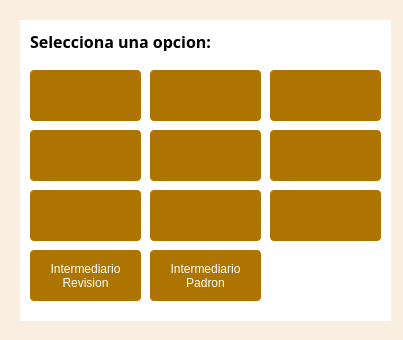
<?xml version="1.0" encoding="UTF-8"?>
<ui version="4.0">
 <class>MasterDialogBase</class>
 <widget class="QDialog" name="MasterDialogBase">
  <property name="geometry">
   <rect>
    <x>0</x>
    <y>0</y>
    <width>403</width>
    <height>340</height>
   </rect>
  </property>
  <property name="minimumSize">
   <size>
    <width>403</width>
    <height>339</height>
   </size>
  </property>
  <property name="maximumSize">
   <size>
    <width>403</width>
    <height>340</height>
   </size>
  </property>
  <property name="windowTitle">
   <string>Master</string>
  </property>
  <property name="styleSheet">
   <string notr="true">QDialog{
background : rgb(250,238,224);
}</string>
  </property>
  <widget class="QWidget" name="widget" native="true">
   <property name="geometry">
    <rect>
     <x>20</x>
     <y>20</y>
     <width>371</width>
     <height>301</height>
    </rect>
   </property>
   <property name="styleSheet">
    <string notr="true">QWidget{
background : rgb(255,255,255);
}</string>
   </property>
   <widget class="QPushButton" name="btnFusDiv">
    <property name="geometry">
     <rect>
      <x>130</x>
      <y>110</y>
      <width>111</width>
      <height>51</height>
     </rect>
    </property>
    <property name="styleSheet">
     <string notr="true">QPushButton{
background : rgb(174, 116, 0);
color : rgb(255, 255, 255);
border-radius : 4px;
}
QPushButton::hover{
background : rgb(104, 69, 13);
color : rgb(255, 255, 255);
border-radius : 4px;
}
QPushButton:disabled {
background: rgb(217, 217, 217)
}</string>
    </property>
    <property name="text">
     <string/>
    </property>
    <property name="icon">
     <iconset resource="resources.qrc">
      <normaloff>:/plugins/Master/icons/DivisionFusion.png</normaloff>:/plugins/Master/icons/DivisionFusion.png</iconset>
    </property>
    <property name="iconSize">
     <size>
      <width>112</width>
      <height>112</height>
     </size>
    </property>
   </widget>
   <widget class="QPushButton" name="btnAsigPad">
    <property name="geometry">
     <rect>
      <x>250</x>
      <y>170</y>
      <width>111</width>
      <height>51</height>
     </rect>
    </property>
    <property name="styleSheet">
     <string notr="true">QPushButton{
background : rgb(174, 116, 0);
color : rgb(255, 255, 255);
border-radius : 4px;
}
QPushButton::hover{
background : rgb(104, 69, 13);
color : rgb(255, 255, 255);
border-radius : 4px;
}
QPushButton:disabled {
background: rgb(217, 217, 217)
}</string>
    </property>
    <property name="text">
     <string/>
    </property>
    <property name="icon">
     <iconset resource="resources.qrc">
      <normaloff>:/plugins/Master/icons/AsigPadron.png</normaloff>:/plugins/Master/icons/AsigPadron.png</iconset>
    </property>
    <property name="iconSize">
     <size>
      <width>106</width>
      <height>106</height>
     </size>
    </property>
   </widget>
   <widget class="QPushButton" name="btnDibujo">
    <property name="geometry">
     <rect>
      <x>130</x>
      <y>50</y>
      <width>111</width>
      <height>51</height>
     </rect>
    </property>
    <property name="styleSheet">
     <string notr="true">QPushButton{
background : rgb(174, 116, 0);
color : rgb(255, 255, 255);
border-radius : 4px;
}
QPushButton::hover{
background : rgb(104, 69, 13);
color : rgb(255, 255, 255);
border-radius : 4px;
}
QPushButton:disabled {
background: rgb(217, 217, 217)
}</string>
    </property>
    <property name="text">
     <string/>
    </property>
    <property name="icon">
     <iconset resource="resources.qrc">
      <normaloff>:/plugins/Master/icons/dibujo.png</normaloff>:/plugins/Master/icons/dibujo.png</iconset>
    </property>
    <property name="iconSize">
     <size>
      <width>112</width>
      <height>112</height>
     </size>
    </property>
   </widget>
   <widget class="QPushButton" name="btnEliminar">
    <property name="geometry">
     <rect>
      <x>250</x>
      <y>50</y>
      <width>111</width>
      <height>51</height>
     </rect>
    </property>
    <property name="styleSheet">
     <string notr="true">QPushButton{
background : rgb(174, 116, 0);
color : rgb(255, 255, 255);
border-radius : 4px;
}
QPushButton::hover{
background : rgb(104, 69, 13);
color : rgb(255, 255, 255);
border-radius : 4px;
}
QPushButton:disabled {
background: rgb(217, 217, 217)
}</string>
    </property>
    <property name="text">
     <string/>
    </property>
    <property name="icon">
     <iconset resource="resources.qrc">
      <normaloff>:/plugins/Master/icons/Eliminar.png</normaloff>:/plugins/Master/icons/Eliminar.png</iconset>
    </property>
    <property name="iconSize">
     <size>
      <width>112</width>
      <height>112</height>
     </size>
    </property>
   </widget>
   <widget class="QPushButton" name="btnTopologia">
    <property name="geometry">
     <rect>
      <x>10</x>
      <y>110</y>
      <width>111</width>
      <height>51</height>
     </rect>
    </property>
    <property name="styleSheet">
     <string notr="true">QPushButton{
background : rgb(174, 116, 0);
color : rgb(255, 255, 255);
border-radius : 4px;
}
QPushButton::hover{
background : rgb(104, 69, 13);
color : rgb(255, 255, 255);
border-radius : 4px;
}
QPushButton:disabled {
background: rgb(217, 217, 217)
}</string>
    </property>
    <property name="text">
     <string/>
    </property>
    <property name="icon">
     <iconset resource="resources.qrc">
      <normaloff>:/plugins/Master/icons/Topologia.png</normaloff>:/plugins/Master/icons/Topologia.png</iconset>
    </property>
    <property name="iconSize">
     <size>
      <width>112</width>
      <height>112</height>
     </size>
    </property>
   </widget>
   <widget class="QPushButton" name="btnCargaMasiva">
    <property name="geometry">
     <rect>
      <x>250</x>
      <y>110</y>
      <width>111</width>
      <height>51</height>
     </rect>
    </property>
    <property name="styleSheet">
     <string notr="true">QPushButton{
background : rgb(174, 116, 0);
color : rgb(255, 255, 255);
border-radius : 4px;
}
QPushButton::hover{
background : rgb(104, 69, 13);
color : rgb(255, 255, 255);
border-radius : 4px;
}
QPushButton:disabled {
background: rgb(217, 217, 217)
}</string>
    </property>
    <property name="text">
     <string/>
    </property>
    <property name="icon">
     <iconset resource="resources.qrc">
      <normaloff>:/plugins/Master/icons/carga.png</normaloff>:/plugins/Master/icons/carga.png</iconset>
    </property>
    <property name="iconSize">
     <size>
      <width>112</width>
      <height>112</height>
     </size>
    </property>
   </widget>
   <widget class="QPushButton" name="btnAsigCampo">
    <property name="geometry">
     <rect>
      <x>10</x>
      <y>170</y>
      <width>111</width>
      <height>51</height>
     </rect>
    </property>
    <property name="styleSheet">
     <string notr="true">QPushButton{
background : rgb(174, 116, 0);
color : rgb(255, 255, 255);
border-radius : 4px;
}
QPushButton::hover{
background : rgb(104, 69, 13);
color : rgb(255, 255, 255);
border-radius : 4px;
}
QPushButton:disabled {
background: rgb(217, 217, 217)
}</string>
    </property>
    <property name="text">
     <string/>
    </property>
    <property name="icon">
     <iconset resource="resources.qrc">
      <normaloff>:/plugins/Master/icons/AsigCampo.png</normaloff>:/plugins/Master/icons/AsigCampo.png</iconset>
    </property>
    <property name="iconSize">
     <size>
      <width>106</width>
      <height>106</height>
     </size>
    </property>
   </widget>
   <widget class="QPushButton" name="btnAsigRev">
    <property name="geometry">
     <rect>
      <x>130</x>
      <y>170</y>
      <width>111</width>
      <height>51</height>
     </rect>
    </property>
    <property name="styleSheet">
     <string notr="true">QPushButton{
background : rgb(174, 116, 0);
color : rgb(255, 255, 255);
border-radius : 4px;
}
QPushButton::hover{
background : rgb(104, 69, 13);
color : rgb(255, 255, 255);
border-radius : 4px;
}
QPushButton:disabled {
background: rgb(217, 217, 217)
}</string>
    </property>
    <property name="text">
     <string/>
    </property>
    <property name="icon">
     <iconset resource="resources.qrc">
      <normaloff>:/plugins/Master/icons/AsigRevision.png</normaloff>:/plugins/Master/icons/AsigRevision.png</iconset>
    </property>
    <property name="iconSize">
     <size>
      <width>106</width>
      <height>106</height>
     </size>
    </property>
   </widget>
   <widget class="QPushButton" name="btnConsulta">
    <property name="geometry">
     <rect>
      <x>10</x>
      <y>50</y>
      <width>111</width>
      <height>51</height>
     </rect>
    </property>
    <property name="styleSheet">
     <string notr="true">QPushButton{
background : rgb(174, 116, 0);
color : rgb(255, 255, 255);
border-radius : 4px;
}
QPushButton::hover{
background : rgb(104, 69, 13);
color : rgb(255, 255, 255);
border-radius : 4px;
}
QPushButton:disabled {
background: rgb(217, 217, 217)
}</string>
    </property>
    <property name="text">
     <string/>
    </property>
    <property name="icon">
     <iconset resource="resources.qrc">
      <normaloff>:/plugins/Master/icons/consulta.png</normaloff>:/plugins/Master/icons/consulta.png</iconset>
    </property>
    <property name="iconSize">
     <size>
      <width>112</width>
      <height>112</height>
     </size>
    </property>
   </widget>
   <widget class="QLabel" name="label">
    <property name="geometry">
     <rect>
      <x>10</x>
      <y>10</y>
      <width>221</width>
      <height>21</height>
     </rect>
    </property>
    <property name="font">
     <font>
      <family>Century Gothic</family>
      <pointsize>12</pointsize>
      <weight>75</weight>
      <bold>true</bold>
     </font>
    </property>
    <property name="text">
     <string>&lt;html&gt;&lt;head/&gt;&lt;body&gt;&lt;p&gt;Selecciona una opcion:&lt;/p&gt;&lt;/body&gt;&lt;/html&gt;</string>
    </property>
   </widget>
   <widget class="QPushButton" name="btnInterRev">
    <property name="geometry">
     <rect>
      <x>10</x>
      <y>230</y>
      <width>111</width>
      <height>51</height>
     </rect>
    </property>
    <property name="styleSheet">
     <string notr="true">QPushButton{
background : rgb(174, 116, 0);
color : rgb(255, 255, 255);
border-radius : 4px;
}
QPushButton::hover{
background : rgb(104, 69, 13);
color : rgb(255, 255, 255);
border-radius : 4px;
}
QPushButton:disabled {
background: rgb(217, 217, 217)
}</string>
    </property>
    <property name="text">
     <string>Intermediario
Revision</string>
    </property>
   </widget>
   <widget class="QPushButton" name="btnInterPad">
    <property name="geometry">
     <rect>
      <x>130</x>
      <y>230</y>
      <width>111</width>
      <height>51</height>
     </rect>
    </property>
    <property name="styleSheet">
     <string notr="true">QPushButton{
background : rgb(174, 116, 0);
color : rgb(255, 255, 255);
border-radius : 4px;
}
QPushButton::hover{
background : rgb(104, 69, 13);
color : rgb(255, 255, 255);
border-radius : 4px;
}
QPushButton:disabled {
background: rgb(217, 217, 217)
}</string>
    </property>
    <property name="text">
     <string>Intermediario
Padron</string>
    </property>
   </widget>
   <zorder>btnAsigPad</zorder>
   <zorder>btnAsigCampo</zorder>
   <zorder>btnAsigRev</zorder>
   <zorder>label</zorder>
   <zorder>btnTopologia</zorder>
   <zorder>btnConsulta</zorder>
   <zorder>btnFusDiv</zorder>
   <zorder>btnDibujo</zorder>
   <zorder>btnEliminar</zorder>
   <zorder>btnCargaMasiva</zorder>
   <zorder>btnInterRev</zorder>
   <zorder>btnInterPad</zorder>
  </widget>
 </widget>
 <connections/>
</ui>
